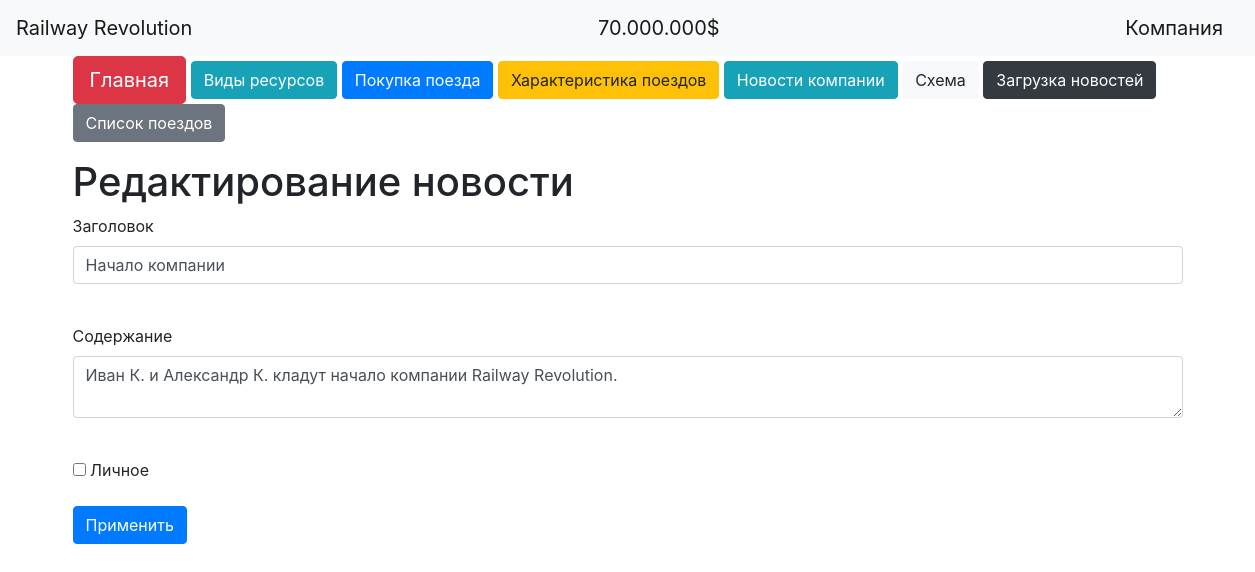
Page /edit_news/1 (signed in) on the committed database.
### data/users.py (models this page shows, shortened)
class User(SqlAlchemyBase, UserMixin, SerializerMixin):
    __tablename__ = 'users'
    id = sqlalchemy.Column(sqlalchemy.Integer,
                           primary_key=True, autoincrement=True)
    name = sqlalchemy.Column(sqlalchemy.String, nullable=True)
    about = sqlalchemy.Column(sqlalchemy.String, nullable=True)
    email = sqlalchemy.Column(sqlalchemy.String,
                              index=True, unique=True, nullable=True)
    hashed_password = sqlalchemy.Column(sqlalchemy.String, nullable=True)
    created_date = sqlalchemy.Column(sqlalchemy.DateTime,
                                     default=datetime.datetime.now)
    news = orm.relationship("News", back_populates='user')

### data/news.py (models this page shows)
class News(SqlAlchemyBase, SerializerMixin):
    __tablename__ = 'news'
    id = sqlalchemy.Column(sqlalchemy.Integer,
                           primary_key=True, autoincrement=True)
    title = sqlalchemy.Column(sqlalchemy.String, nullable=True)
    content = sqlalchemy.Column(sqlalchemy.String, nullable=True)
    created_date = sqlalchemy.Column(sqlalchemy.DateTime,
                                     default=datetime.datetime.now)
    is_private = sqlalchemy.Column(sqlalchemy.Boolean, default=True)
    user_id = sqlalchemy.Column(sqlalchemy.Integer,
                                sqlalchemy.ForeignKey("users.id"))
    user = orm.relationship('User')

### main.py (the view, shortened to what this page needs)
@app.route('/edit_news/<int:id>', methods=['GET', 'POST'])
@login_required
def edit_news(id):
    form = NewsForm()
    if request.method == "GET":
        db_sess = db_session.create_session()
        news = db_sess.query(News).filter(News.id == id,
                                          News.user == current_user
                                          ).first()
        if news:
            form.title.data = news.title
            form.content.data = news.content
            form.is_private.data = news.is_private
        else:
            abort(404)
    return render_template('add_news.html', **CONST_PARAMS,
                           title='Редактирование новости',
                           form=form)

### forms/news.py
class NewsForm(FlaskForm):
    title = StringField('Заголовок', validators=[DataRequired()])
    content = TextAreaField("Содержание")
    is_private = BooleanField("Личное")
    submit = SubmitField('Применить')

### data/db_session.py (called while the page is built)
def create_session() -> Session:
    global __factory
    return __factory()

### main.py (called while the page is built)
@app.route
@login_manager.user_loader
def load_user(user_id):
    db_sess = db_session.create_session()
    return db_sess.query(User).get(user_id)

### templates/add_news.html (shortened to what this page needs)
{% extends "base.html" %}
{% block content %}
<h1>{{ title }}</h1>
<form action="" method="post">
    <p>
        {{ form.title.label }}<br>
        {{ form.title(class="form-control") }}<br>
    </p>
    <p>
        {{ form.content.label }}<br>
        {{ form.content(class="form-control") }}<br>
    </p>
    <p>{{ form.is_private() }} {{ form.is_private.label }}</p>
    <p>{{ form.submit(type="submit", class="btn btn-primary") }}</p>
</form>
{% endblock %}

### templates/base.html (shortened to what this page needs)
<!DOCTYPE html>
<html lang="en">
<head>
    <link rel="stylesheet" href="https://stackpath.bootstrapcdn.com/bootstrap/4.4.1/css/bootstrap.min.css"
>
    <link rel="stylesheet" type="text/css" href="/static/css/style.css"> </link>
</head>
<body>
    <header>
        <nav class="navbar navbar-light bg-light">
            <a class="navbar-brand" href="/">Railway Revolution</a>
            <a class="navbar-brand"> {{ money }} </a>
            {% if current_user.is_authenticated %}
                <a class="navbar-brand" href="/logout">{{ current_user.name }}</a>
            {% else %}
                <p>
                    <a class="btn btn-primary " href="/register">Зарегистрироваться</a>
                    <a class="btn btn-success" href="/login">Войти</a>
                </p>
            {% endif %}
        </nav>
    </header>
    <main role="main" class="container">
        <div id="shapka_div" style="">
            <p>
                <a class="btn btn-danger btn-lg" href="/">Главная</a>
                <a class="btn btn-info" href="/resources">Виды ресурсов</a>
                <a class="btn btn-primary" href="/buying_train">Покупка поезда</a>
                <a class="btn btn-warning" href="/train_info">Характеристика поездов</a>
                <a class="btn btn-info" href="/news">Новости компании</a>
                <a class="btn btn-light" href="/scheme">Схема</a>
                <a class="btn btn-dark" href="/load_news_by_txt">Загрузка новостей</a>
                <a class="btn btn-secondary" href="/scheme">Список поездов</a>
            </p>
        </div>
        {% block content %}{% endblock %}
    </main>
</body>
</html>

### static/css/style.css (style rules this page uses)
h1 { font-size: 40px; }
#shapka_div { display: flex; justify-content: center; width: 1200px; }

### rows in the picture
User: name "Компания"
News: title "Начало компании", content "Иван К. и Александр К. кладут начало компании Railway Revolution."

### other values in the picture
{{ money }} "70.000.000$"
{{ title }} "Редактирование новости"
